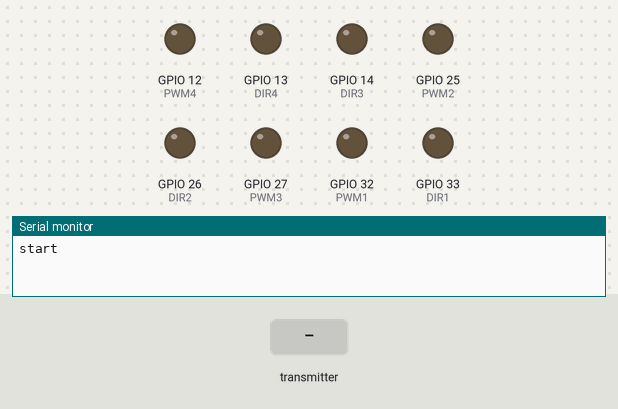
A sketch run on a simulated ESP32. Parts: output pins drawn as LEDs (lit = HIGH), the last lines printed to the serial monitor. The inputs (shaded band) are chosen by the test bench. No radio packets arrive unless stated.

Above: at 1.2 s.
1.3 s: the transmitter starts sending joystick1_x = 0
At 1.6 s:
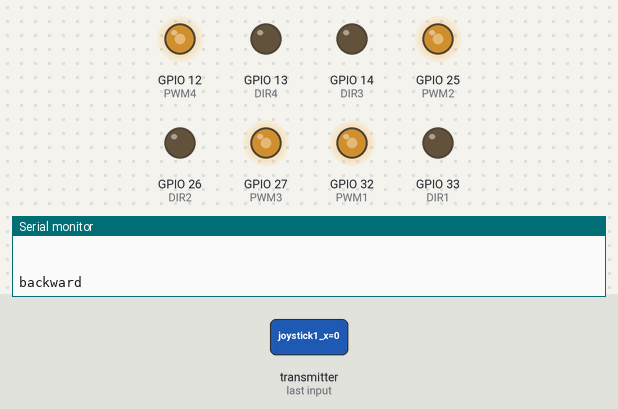
2.8 s: the transmitter starts sending joystick2_x = 1024
At 3.9 s:
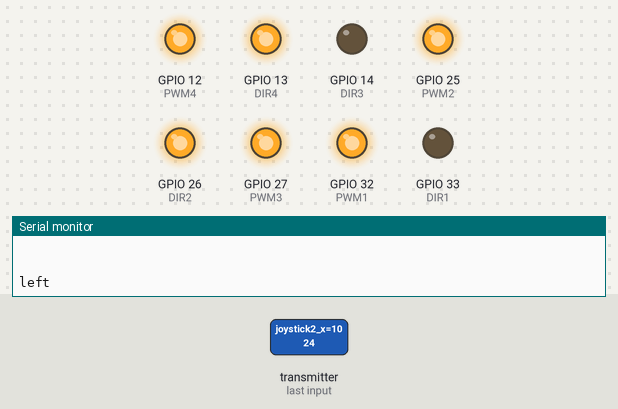
4.3 s: the transmitter starts sending joystick2_y = 1024
At 5.0 s:
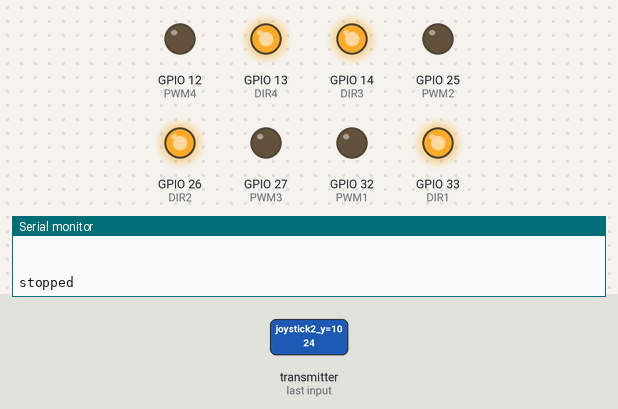
5.8 s: the transmitter starts sending joystick2_x = 4095
At 6.2 s:
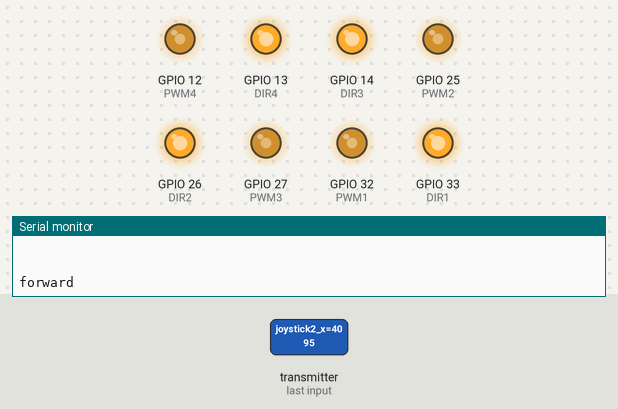
7.3 s: the transmitter starts sending joystick2_x = 0
At 8.5 s:
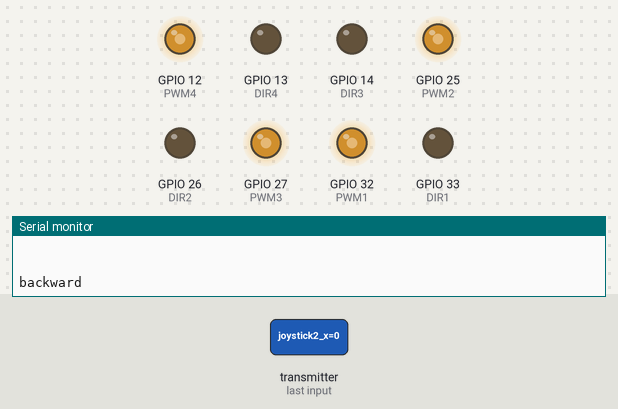
8.8 s: the transmitter starts sending joystick2_x = 2048
At 9.7 s:
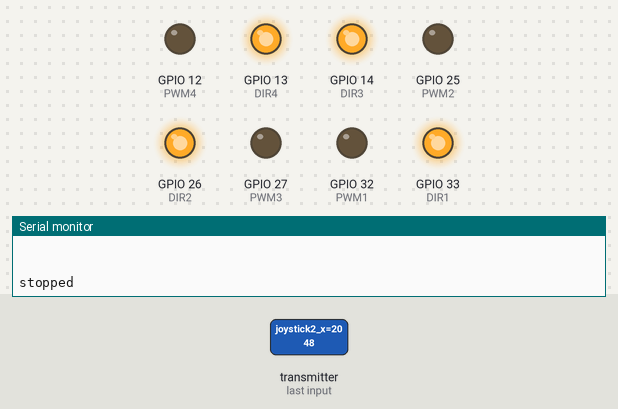
Timing chart, 0 to 11.3 s (numbered marks = the images above; inputs shaded):
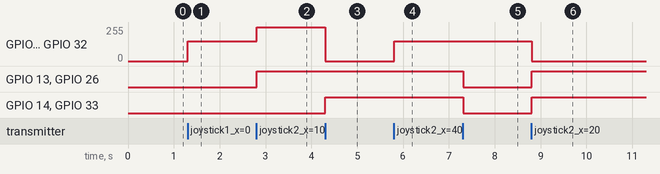

Measured:
- after the input at 1.3 s, GPIO 12 (PWM4), GPIO 25 (PWM2), GPIO 27 (PWM3), GPIO 32 (PWM1): 0/255 → 150/255 at once
- after the input at 2.8 s, GPIO 12 (PWM4), GPIO 25 (PWM2), GPIO 27 (PWM3), GPIO 32 (PWM1): 150/255 → 255/255 at once; GPIO 13 (DIR4), GPIO 26 (DIR2): LOW → HIGH at once
- after the input at 4.3 s, GPIO 12 (PWM4), GPIO 25 (PWM2), GPIO 27 (PWM3), GPIO 32 (PWM1): 255/255 → 0/255 at once; GPIO 14 (DIR3), GPIO 33 (DIR1): LOW → HIGH at once
- after the input at 5.8 s, GPIO 12 (PWM4), GPIO 25 (PWM2), GPIO 27 (PWM3), GPIO 32 (PWM1): 0/255 → 150/255 at once
- after the input at 7.3 s, GPIO 13 (DIR4), GPIO 14 (DIR3), GPIO 26 (DIR2), GPIO 33 (DIR1): HIGH → LOW at once
- after the input at 8.8 s, GPIO 12 (PWM4), GPIO 25 (PWM2), GPIO 27 (PWM3), GPIO 32 (PWM1): 150/255 → 0/255 at once; GPIO 13 (DIR4), GPIO 14 (DIR3), GPIO 26 (DIR2), GPIO 33 (DIR1): LOW → HIGH at once

The sketch:

nrf_controller_vyadh.ino
```cpp
//#################################
//#################################

//Reciever code

#include <SPI.h>
#include <nRF24L01.h>
#include <RF24.h>

RF24 radio(4, 5);  // CE, CSN

byte address[6] = "00001";

#define PWM1 32
#define DIR1 33

#define PWM2 25
#define DIR2 26

#define PWM3 27
#define DIR3 14

#define PWM4 12
#define DIR4 13

String speed; //change this to int later

void setup() {

  //begining the module/library
  if (!radio.begin()) {
    Serial.println(F("radio hardware not responding!"));
  while (1) {} // hold program in infinite loop to prevent subsequent errors
  }

  Serial.begin(115200);
  Serial.println("start");

  //the RF module's power level:
  //Options: RF24_PA_MIN, RF24_PA_LOW, RF24_PA_HIGH, RF24_PA_MAX
  radio.setPALevel(RF24_PA_MAX);

  //opening reading "pipe" no.1 at the given address
  radio.openReadingPipe(1, address);

  //setting this RF module to recieve mode:
  radio.startListening();

  pinMode(PWM1, OUTPUT);
  pinMode(PWM2, OUTPUT);
  pinMode(PWM3, OUTPUT);
  pinMode(PWM4, OUTPUT);

  pinMode(DIR1, OUTPUT);
  pinMode(DIR2, OUTPUT);
  pinMode(DIR3, OUTPUT);
  pinMode(DIR4, OUTPUT);
}

struct controllerpayload{
  int joystick1_x;
  int joystick1_y;

  int Button;

  int joystick2_x;
  int joystick2_y;
};


void loop() {

  controllerpayload payload;
  uint8_t pipe1;  //create a buffer to which the 1st pipe writes to
  if (radio.available(&pipe1)){  //see if there are any bytes available to read on pipe1
    Serial.println("payload available:");
    uint8_t	length = radio.getDynamicPayloadSize(); //get the length of the payload from RX FIFO pipe
    Serial.println(length);
    radio.read(&payload, length); //read the from the pipe the length of the payload from the above line

    //printing the joystick values:

    Serial.print("Joystick1 X: "); Serial.print(payload.joystick1_x);
    Serial.print(", Joystick1 Y: "); Serial.println(payload.joystick1_y);

    Serial.print("button value: "); Serial.print(payload.Button); Serial.println(", ");

    Serial.print("Joystick2 X: "); Serial.print(payload.joystick2_x);
    Serial.print(", Joystick2 Y: "); Serial.println(payload.joystick2_y);

    int button = payload.Button;

    if ((button >= 700) && (button <= 800)) {
      speed = "speed 1"; //give speed values later
    }

    else if ((button >= 1600) && (button <= 1700)) {
      speed = "speed 2";
    }

    else if ((button >= 2500) && (button <= 2600)) {
      speed = "speed 3";
    }

    else if (button == 4095) {
      speed = "speed 4";
    }

    Serial.print("speed: "); Serial.println(speed);


    Serial.println("  ");
    Serial.println("  ");
    Serial.println("  ");

    if (payload.joystick2_x >= 3900) {
      Serial.println("forward");
      forward();
    }

    else if (payload.joystick2_x <= 200) {
      Serial.println("backward");
      backward();
    }

    else if (payload.joystick2_y >= 3900) {
      Serial.println("right");
      right();
    }

    else if (payload.joystick2_y <= 200) {
      Serial.println("left");
      left();
    }

    else {
      Serial.println("stopped");
      stop();
    }
  }
}

void forward() { //add a speed argument when speed change is decided
  analogWrite(PWM1, 150);
  analogWrite(PWM2, 150);
  analogWrite(PWM3, 150);
  analogWrite(PWM4, 150);

  digitalWrite(DIR1, HIGH);
  digitalWrite(DIR2, HIGH);
  digitalWrite(DIR3, HIGH);
  digitalWrite(DIR4, HIGH);
}

void backward() { //add a speed argument when speed change is decided
  analogWrite(PWM1, 150);
  analogWrite(PWM2, 150);
  analogWrite(PWM3, 150);
  analogWrite(PWM4, 150);

  digitalWrite(DIR1, LOW);
  digitalWrite(DIR2, LOW);
  digitalWrite(DIR3, LOW);
  digitalWrite(DIR4, LOW);
}

void right() { //add a speed argument when speed change is decided
  analogWrite(PWM1, 255);
  analogWrite(PWM2, 255);
  analogWrite(PWM3, 255);
  analogWrite(PWM4, 255);

  digitalWrite(DIR1, HIGH);
  digitalWrite(DIR2, LOW);
  digitalWrite(DIR3, HIGH);
  digitalWrite(DIR4, LOW);
}

void left() { //add a speed argument when speed change is decided
  analogWrite(PWM1, 255);
  analogWrite(PWM2, 255);
  analogWrite(PWM3, 255);
  analogWrite(PWM4, 255);

  digitalWrite(DIR1, LOW);
  digitalWrite(DIR2, HIGH);
  digitalWrite(DIR3, LOW);
  digitalWrite(DIR4, HIGH);
}

void stop() { //add a speed argument when speed change is decided
  analogWrite(PWM1, 0);
  analogWrite(PWM2, 0);
  analogWrite(PWM3, 0);
  analogWrite(PWM4, 0);

  digitalWrite(DIR1, HIGH);
  digitalWrite(DIR2, HIGH);
  digitalWrite(DIR3, HIGH);
  digitalWrite(DIR4, HIGH);
}

//
```
